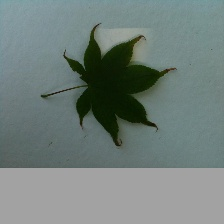
#> input picture images/10172.jpg, 224 x 224 px
$ python -i feature_extraction.py   (imports and definitions only)
#> lines starting #> are read from the running program, lines starting #| are printed output that depends on the picture
#> further down, picture is the input picture: shape (224, 224, 3); mean B, G, R 123.4, 127.1, 113.9
# used for traditional ml
from skimage.io import imshow
from skimage.transform import resize
from skimage.feature import hog
from skimage import exposure
import matplotlib.pyplot as plt
import cv2
import os
import pandas as pd
import numpy as np
from utils import *

csv_path = "train.csv"
# [1 line that did not run here, left out]
# [1 line that did not run here, left out]
# [1 line that did not run here, left out]

# [1 line that did not run here, left out]
# [1 line that did not run here, left out]

def getHOG(img):
    gray = cv2.cvtColor(img, cv2.COLOR_BGR2GRAY)
    resized_img = resize(gray, (128, 64))
    # resized_img /= 255.0
    # imshow(resized_img)
    fd = hog(resized_img, orientations=9, pixels_per_cell=(8, 8),
                    cells_per_block=(2, 2), block_norm="L2")
    return normalization(fd)

def HOGDataSet(file_path, csv_path):
    data_info = pd.read_csv(os.path.join(file_path, csv_path))
    data_len = len(data_info.index) - 1
    print(f"data_len:{data_len}")
    X, y = [], []
    for i in range(data_len):
        image_name = data_info.iloc[i+1, 0]
        img = cv2.imread(os.path.join(file_path, image_name))
        x = getHOG(img)
        label = data_info.iloc[i+1, 1]
        label = class_to_num[label]
        X.append(x)
        y.append(label)
        if i % 1000 == 0:
            print(i, x, label)
    return X, y

def getSIFT(img):
    gray = cv2.cvtColor(img, cv2.COLOR_BGR2GRAY)
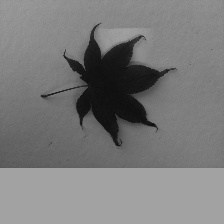
#> gray: shape (224, 224); min 11, max 162, mean 122.8
    resized_img = resize(gray, (224, 224))
    resized_img = cv2.normalize(resized_img, None, 0, 255, cv2.NORM_MINMAX).astype("uint8")
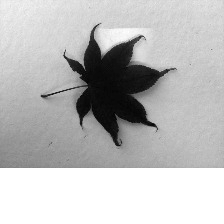
#> resized_img: shape (224, 224); min 0, max 255, mean 188.4
    sift = cv2.SIFT_create()
    _, des = sift.detectAndCompute(resized_img, None)
    return des

def SIFTDataSet(file_path, csv_path):
    data_info = pd.read_csv(os.path.join(file_path, csv_path))
    data_len = len(data_info.index) - 1
    print(f"data_len:{data_len}")
    X, y = [], []
    for i in range(data_len):
        image_name = data_info.iloc[i+1, 0]
        img = cv2.imread(os.path.join(file_path, image_name))
        x = getSIFT(img)
        label = data_info.iloc[i+1, 1]
        label = class_to_num[label]
        X.append(x)
        y.append(label)
        if i % 1000 == 0:
            print(i, label)
    return X, y

# [24 lines of commented-out code are left out]

>>> import cv2
>>> picture = cv2.imread('images/10172.jpg')
>>> result = getSIFT(picture)
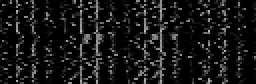
#> result: shape (42, 128) float32 (shown 2 times larger); min 0, max 188, mean 21.7

$ run again, on images/10228.jpg
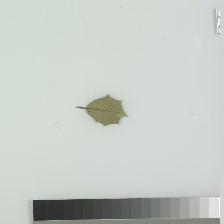
#> input picture images/10228.jpg, 224 x 224 px
#> picture is the input picture: shape (224, 224, 3); mean B, G, R 199.7, 205.2, 199.3
#> in getSIFT, `resized_img = cv2.normalize(resized_img, None, 0, 255, cv2.NORM_MINMAX..`:
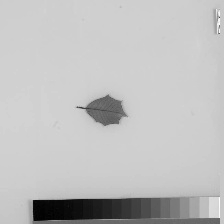
#> resized_img: shape (224, 224); min 0, max 255, mean 191.2
#> `result = getSIFT(picture)`:
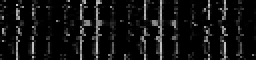
#> result: shape (30, 128) float32 (shown 2 times larger); min 0, max 203, mean 18.6

$ run again, on images/10595.jpg
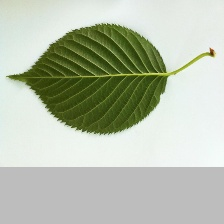
#> input picture images/10595.jpg, 224 x 224 px
#> picture is the input picture: shape (224, 224, 3); mean B, G, R 173.9, 191.5, 183.8
#> in getSIFT, `resized_img = cv2.normalize(resized_img, None, 0, 255, cv2.NORM_MINMAX..`:
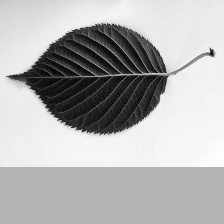
#> resized_img: shape (224, 224); min 0, max 255, mean 177.9
#> `result = getSIFT(picture)`:
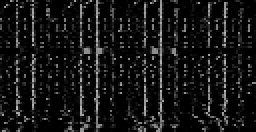
#> result: shape (66, 128) float32 (shown 2 times larger); min 0, max 193, mean 21

$ run again, on images/10659.jpg
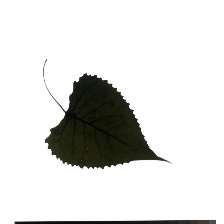
#> input picture images/10659.jpg, 224 x 224 px
#> picture is the input picture: shape (224, 224, 3); mean B, G, R 220.8, 222.6, 222.4
#> `result = getSIFT(picture)`:
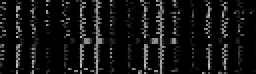
#> result: shape (37, 128) float32 (shown 2 times larger); min 0, max 196, mean 18.6
